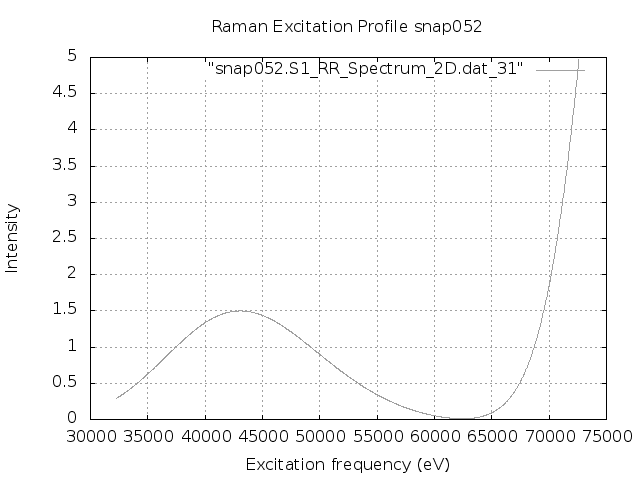

The gnuplot source for this figure:
set terminal png
set output "snap052.S1.REP.png"
set xlabel 'Excitation frequency (eV)'
set ylabel 'Intensity'
set title "Raman Excitation Profile snap052"
set grid
set autoscale
plot "snap052.S1_RR_Spectrum_2D.dat_31" with lines lc "blue"
exit
